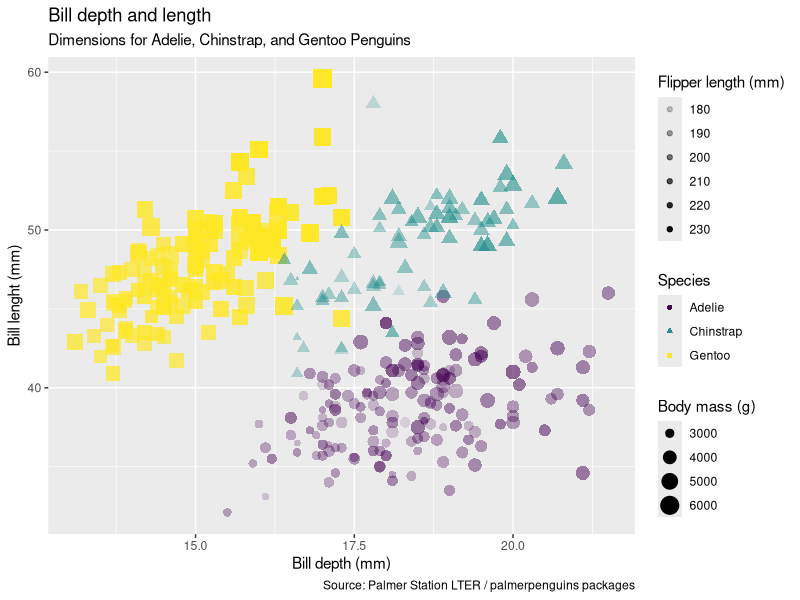

Here is the R script that generated this plot:
### Created by Roland Lacap
### 02/08/2021
### We installed "palmerpenguins" for this exercise. 
#########################################################

###Load Libraries#######################################
library(tidyverse) #make sure this is in every script
library(palmerpenguins)
glimpse(penguins)

###
ggplot(data=penguins,
       mapping = aes(x = bill_depth_mm,
                     y = bill_length_mm,
                     color = species,
                     shape = species,
                     size = body_mass_g,
                     alpha = flipper_length_mm)) +
  geom_point() +
  labs(titles = "Bill depth and length",
       subtitle = "Dimensions for Adelie, Chinstrap, and Gentoo Penguins",
       x = "Bill depth (mm)", y = "Bill lenght (mm)",
       color = "Species",
       shape = "Species",
       size = "Body mass (g)",
       alpha = "Flipper length (mm)",
       caption = "Source: Palmer Station LTER / palmerpenguins packages") +
  scale_color_viridis_d() #color blind scale

